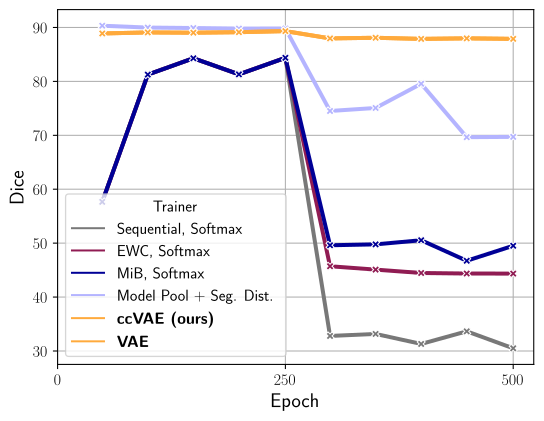

Recreate this plot in Python.
import copy
import os, pickle
import pandas as pd
import matplotlib.pyplot as plt
import seaborn as sns
import numpy as np
import plot_colors
import ood_eval_helper
END = "__nnUNetPlansv2.1/Generic_UNet/SEQ/head_None/fold_0/val_metrics_eval.csv"
END_TRAIN = "__nnUNetPlansv2.1/Generic_UNet/SEQ/fold_0/val_metrics.csv"
from plot_utils import rename_tasks
plt.rcParams['text.usetex'] = True
plt.rcParams.update({'font.size': 12})


END = "__nnUNetPlansv2.1/Generic_UNet/SEQ/head_None/fold_0/val_metrics_eval.csv"
END_TRAIN = "__nnUNetPlansv2.1/Generic_UNet/SEQ/fold_0/val_metrics.csv"

combinations = ["Task097_DecathHip",
                "Task097_DecathHip_Task098_Dryad",
                "Task097_DecathHip_Task098_Dryad_Task099_HarP"]

combinations_splitted = ["Task197_DecathHip",
                "Task197_DecathHip_Task198_Dryad",
                "Task197_DecathHip_Task198_Dryad_Task199_HarP"]
METRIC = "Dice"
MASK = 'mask_1'
TASKS = ["Task197_DecathHip",
        "Task198_Dryad",
        "Task199_HarP"]






def hippocampus_seeded():
    ccvae_rehearsal_ood = {'eval_path_base': "/local/scratch/clmn1/master_thesis/seeded/evaluation",
                    'eval_path_middle': "nnUNet_ext/2d/Task197_DecathHip_Task198_Dryad_Task199_HarP",
                    'trainer': "nnUNetTrainerVAERehearsalNoSkipsConditionOnBoth",
                    'name': r"\textbf{ccVAE (ours)}",#, 2D, w/ skips, w/o freezing
                    'code': "ccVAEr",
                    'ood':{
                        'evaluator': ood_eval_helper.eval_reconstruction,
                        'segmentation_trainer': "nnUNetTrainerVAERehearsalNoSkipsConditionOnBoth",
                        'trained_on': TASKS,
                        'eval_path_base_seg': "/local/scratch/clmn1/master_thesis/seeded/evaluation",
                        'eval_path_base_ood': "/local/scratch/clmn1/master_thesis/seeded/evaluation3",
                        'eval_path_middle': "nnUNet_ext/2d/Task197_DecathHip_Task198_Dryad_Task199_HarP",
                        'trainer': "nnUNetTrainerVAERehearsalNoSkipsConditionOnBoth",
                        'method': "vae_reconstruction"
                    }
    }

    ewc_seeded_softmax = {'eval_path_base': "/local/scratch/clmn1/master_thesis/seeded/evaluation",
                    'eval_path_middle': "nnUNet_ext/2d/Task197_DecathHip_Task198_Dryad_Task199_HarP",
                    'trainer': "nnUNetTrainerEWC",
                    'name': "EWC, Softmax",#, 2D, w/ skips, w/o freezing
                    'code': "EWC",
                    'ood':{
                        'evaluator': ood_eval_helper.eval_softmax,
                        'segmentation_trainer': "nnUNetTrainerEWC",
                        'trained_on': TASKS,
                        'eval_path_base_seg': "/local/scratch/clmn1/master_thesis/seeded/evaluation",
                        'eval_path_base_ood': "/local/scratch/clmn1/master_thesis/seeded/evaluation_ood_checkpoints",
                        'eval_path_middle': "nnUNet_ext/2d/Task197_DecathHip_Task198_Dryad_Task199_HarP",
                        'trainer': "nnUNetTrainerEWC",
                        'method': "uncertainty"
                    }
    }
    
    mib_seeded_softmax = {'eval_path_base': "/local/scratch/clmn1/master_thesis/seeded/evaluation",
                    'eval_path_middle': "nnUNet_ext/2d/Task197_DecathHip_Task198_Dryad_Task199_HarP",
                    'trainer': "nnUNetTrainerMiB",
                    'name': "MiB, Softmax",#, 2D, w/ skips, w/o freezing
                    'code': "MiB, Softmax",
                    'ood':{
                        'evaluator': ood_eval_helper.eval_softmax,
                        'segmentation_trainer': "nnUNetTrainerMiB",
                        'trained_on': TASKS,
                        'eval_path_base_seg': "/local/scratch/clmn1/master_thesis/seeded/evaluation",
                        'eval_path_base_ood': "/local/scratch/clmn1/master_thesis/seeded/evaluation_ood_checkpoints",
                        'eval_path_middle': "nnUNet_ext/2d/Task197_DecathHip_Task198_Dryad_Task199_HarP",
                        'trainer': "nnUNetTrainerMiB",
                        'method': "uncertainty"
                    }
    }

    sequential_seeded_softmax = {'eval_path_base': "/local/scratch/clmn1/master_thesis/seeded/evaluation",
                    'eval_path_middle': "nnUNet_ext/2d/Task197_DecathHip_Task198_Dryad_Task199_HarP",
                    'trainer': "nnUNetTrainerSequential",
                    'name': "Sequential, Softmax",#, 2D, w/ skips, w/o freezing
                    'code': "Sequential",
                    'ood':{
                        'evaluator': ood_eval_helper.eval_softmax,
                        'segmentation_trainer': "nnUNetTrainerSequential",
                        'trained_on': TASKS,
                        'eval_path_base_seg': "/local/scratch/clmn1/master_thesis/seeded/evaluation",
                        'eval_path_base_ood': "/local/scratch/clmn1/master_thesis/seeded/evaluation_ood_checkpoints",
                        'eval_path_middle': "nnUNet_ext/2d/Task197_DecathHip_Task198_Dryad_Task199_HarP",
                        'trainer': "nnUNetTrainerSequential",
                        'method': "uncertainty"
                    }
    }
    
    seg_dist_seeded_softmax = {'eval_path_base': "/local/scratch/clmn1/master_thesis/seeded/evaluation",
                    'eval_path_middle': "nnUNet_ext/2d/Task197_DecathHip_Task198_Dryad_Task199_HarP",
                    'trainer': "nnUNetTrainerSequential",
                    'name': "Sequential, Seg. Dist.",#, 2D, w/ skips, w/o freezing
                    'code': "sequential",
                    'ood':{
                        'evaluator': ood_eval_helper.eval_segmentation_distortion,
                        'segmentation_trainer': "nnUNetTrainerSequential",
                        'trained_on': TASKS,
                        'eval_path_base_seg': "/local/scratch/clmn1/master_thesis/seeded/evaluation",
                        'eval_path_base_ood': "/local/scratch/clmn1/master_thesis/seeded/evaluation_ood_checkpoints",
                        'eval_path_middle': "nnUNet_ext/2d/Task197_DecathHip_Task198_Dryad_Task199_HarP",
                        'trainer': "nnUNetTrainerSegDist",
                        'method': "segmentation_distortion_normalized"
                    }
    }

    seg_dist_pool_seeded_softmax = copy.deepcopy(seg_dist_seeded_softmax)
    seg_dist_pool_seeded_softmax['name'] = "Model Pool + Seg. Dist."
    seg_dist_pool_seeded_softmax['ood']['evaluator'] = ood_eval_helper.eval_segmentation_distortion_pool

    trainers = [sequential_seeded_softmax, ewc_seeded_softmax, mib_seeded_softmax, seg_dist_pool_seeded_softmax, ccvae_rehearsal_ood]
    return trainers, "Hippocampus, seeded", combinations_splitted






VISUALIZE_PER_TASK = False

configuration = hippocampus_seeded
t = configuration()
if len(t) == 3:
    trainers, title, combinations = t
else:
    trainers, title = t


data = []
mask = MASK
metric = METRIC

palette = []

for trainer in trainers:

    if 'code' in trainer.keys() and trainer['code'] in plot_colors.colors.keys():
        palette.append(plot_colors.colors[trainer['code']])
    elif trainer['name'] in plot_colors.colors.keys():
        palette.append(plot_colors.colors[trainer['name']])
    else:
        print(f"WARNING: trainer {trainer['name']} has no associated color")
        palette.append(list(np.random.choice(range(256), size=3) / 255))
        exit()

    INTERPOLATE = True

    thresholds = []

    for i, task in enumerate(combinations[:-1]):

        if INTERPOLATE:
            array = zip([49,99,149,199,250], ["trained_49", "trained_99", "trained_149", "trained_199", "trained_final"])
        else:
            array = zip([250], ["trained_final"])

        for intermediate_train_step, path in array:

            trainer_copy = copy.deepcopy(trainer)
            if trainer['ood']['evaluator'] is not ood_eval_helper.eval_reconstruction:
                trainer_copy['ood']['eval_path_base_ood'] += f"/{path}"

            trainer_copy['ood']['eval_path_base_seg'] += f"/{path}"

            temp, _, threshold_per_task = trainer['ood']['evaluator'](trainer_copy['ood'], i, combinations[i], combinations, TASKS, "__nnUNetPlansv2.1/Generic_UNet/SEQ/head_None/fold_0", METRIC, MASK)
            
            
            num_total_cases = len(temp)

            num_total_cases_per_task = dict()
            if VISUALIZE_PER_TASK:
                for task in TASKS:
                        num_total_cases_per_task[task] = len(temp[temp['Task'] == task])


            latest_threshold = threshold_per_task[-1]
            print("\n")
            if INTERPOLATE:
                temp = temp.rename(columns={"case": "subject_id"})

            if len(thresholds) > 0:
                threshold = max(*thresholds, latest_threshold)
            else:
                threshold = latest_threshold
            
            if intermediate_train_step == 250:
                thresholds.append(latest_threshold)

            frame = temp[temp['ood_score'] < threshold]
            num_cases_segmented = len(frame)
            
            rel_num_ood = (num_total_cases - num_cases_segmented) / num_total_cases
            
            if VISUALIZE_PER_TASK:
                for task in TASKS:
                    num_cases_segmented_in_task = len(frame[frame['Task'] == task])
                    frame[frame['Task'] == task]['value'] = .7 *frame[frame['Task'] == task]['value'] + .3 * num_cases_segmented_in_task / num_total_cases_per_task[task]  
            else:
                frame['value'] = 100*frame['value']



            frame['Epoch'] = i * 250 + intermediate_train_step
            frame['Trainer'] = trainer['name']
            #frame['Task'] = frame['Task'].apply(rename_tasks)
            data.append(frame)
            #print(frame)

    

data = pd.concat(data)
#data['value'] = data["value"].apply(lambda x: 1-x)
data = data.rename(columns={"value": metric})
print(data)


if not VISUALIZE_PER_TASK:
    ax = sns.lineplot(
        data=data,
        x="Epoch", 
        y=metric,
        errorbar=None,
        #err_style="bars",
        hue="Trainer",
        marker="X",
        palette=palette,
        linewidth=3,
    )
    ax.tick_params(labelbottom=True)
    ax.grid(True)
    ax.set_xlabel("Epoch", visible=True, fontsize=15)
    ax.set_ylabel(r"Dice", visible=True, fontsize=15)
    ax.set_xticks([0, 250, 500])
else:
    # if select Dice from data where Epoch == $epoch and Trainer == $trainer and Task == $task is empty, then insert 0
    for trainer in trainers:
        trainer = trainer['name']
        for task in TASKS:
            for epoch in range(49, 500, 50):
                if epoch % 250 == 249:
                    epoch += 1
                if len(data[(data['Epoch'] == epoch) & (data['Trainer'] == trainer) & (data['Task'] == task)])==0:
                    data = data.append({'Epoch': epoch, 'Trainer': trainer, 'Task': task, metric: 0}, ignore_index=True)

    data['Task'] = data['Task'].apply(rename_tasks)
    ax = sns.relplot(
        data=data,
        x="Epoch", y=metric,
        hue="Trainer", #size="choice", 
        col="Task",
        kind="line", 
        #size_order=["T1", "T2"], 
        palette=palette,
        height=4, aspect=1, facet_kws=dict(sharex=True),
        errorbar=None, 
        col_wrap=3,
        marker="X",

        style="Trainer",
        dashes=[trainer['line_style'] if 'line_style' in trainer.keys() else (1, 0) for trainer in trainers],
        linewidth=3,
    )
    plt.subplots_adjust(hspace=0.2)
    for i, t in enumerate(ax.axes):
        t.tick_params(labelbottom=True)
        t.grid(True)
        t.set_xlabel("Epoch", visible=True)
        t.set_ylabel(r"\textbf{DiceID}", visible=True)
        t.set_xticks([0, 250, 500])
        t.get_xgridlines()[i].set_color('black')
        t.get_xgridlines()[i].set_linewidth(2)
    last_bbox = ax.axes[-1].get_tightbbox(for_layout_only=True)
    last_pos = ax.axes[-1].get_position()
    last_pos2 = ax.axes[-2].get_position()
    x = ax.axes[0].get_position().x1
    sns.move_legend(ax, loc="upper left", bbox_to_anchor=(last_pos2.x0, last_pos.y1), frameon=True)



plt.savefig(f"plot_hippocampus_with_ood.png", bbox_inches='tight')
print(f"plot_hippocampus_with_ood.png")